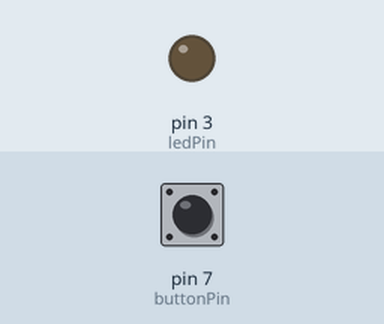
Simulated run of this sketch. Board: Arduino Uno, built with avr-gcc and run on an emulated ATmega328P. Shown: output pins drawn as LEDs (lit = HIGH). Inputs (shaded band) come from the test bench; at power-on: pin 7 (buttonPin) HIGH.

Above: at 1.2 s.
1.3 s: pin 7 (buttonPin) pulled LOW for 0.15 s
At 1.37 s:
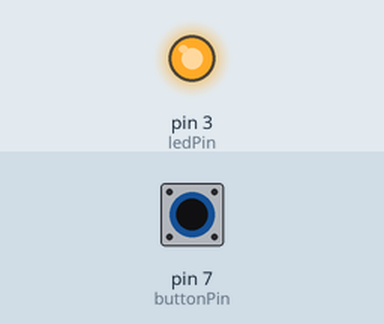
2.9 s: pin 7 (buttonPin) pulled LOW for 3.2 s
At 7.4 s:
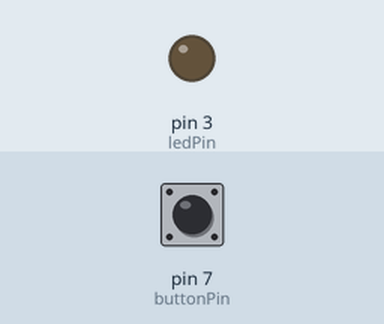
Timing chart, 0 to 8.9 s (numbered marks = the images above; inputs shaded):
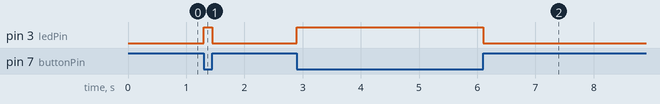

Measured:
- after the input at 1.3 s, pin 3 (ledPin): LOW → HIGH at once, → LOW 0.15 s later
- after the input at 2.9 s, pin 3 (ledPin): LOW → HIGH at once, → LOW 3.2 s later

The sketch:

led_button.ino
```cpp
const int buttonPin = 7;
const int ledPin = 3;


//initialize
int buttonState = 0;


void setup(){
  pinMode(ledPin,OUTPUT);
  pinMode(buttonPin, INPUT_PULLUP);
}

void loop(){

  buttonState = digitalRead(buttonPin);

  if(buttonState == LOW){
    digitalWrite(ledPin, HIGH);
  } else {
    digitalWrite(ledPin, LOW);
  }

}
```
